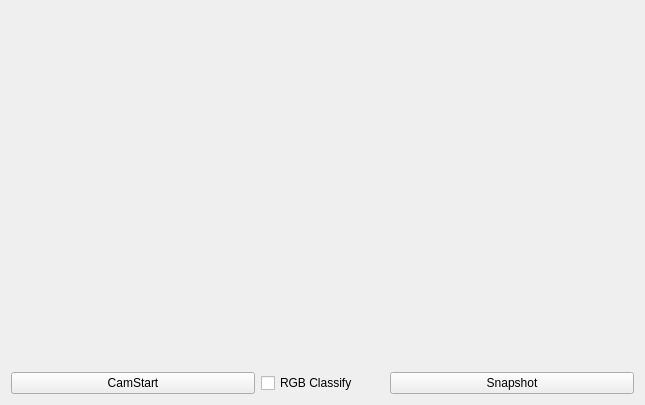
<?xml version="1.0" encoding="UTF-8"?>
<ui version="4.0">
 <class>Tab7CamOpencv</class>
 <widget class="QWidget" name="Tab7CamOpencv">
  <property name="geometry">
   <rect>
    <x>0</x>
    <y>0</y>
    <width>645</width>
    <height>405</height>
   </rect>
  </property>
  <property name="windowTitle">
   <string>Form</string>
  </property>
  <layout class="QVBoxLayout" name="verticalLayout_2">
   <item>
    <layout class="QVBoxLayout" name="verticalLayout" stretch="0,1">
     <item>
      <widget class="QLabel" name="plabelCamView">
       <property name="text">
        <string/>
       </property>
       <property name="pixmap">
        <pixmap resource="Images.qrc">:/Images/Images/display.jpg</pixmap>
       </property>
      </widget>
     </item>
     <item>
      <layout class="QHBoxLayout" name="horizontalLayout" stretch="2,1,2">
       <item>
        <widget class="QPushButton" name="pPBcamStart">
         <property name="text">
          <string>CamStart</string>
         </property>
         <property name="checkable">
          <bool>true</bool>
         </property>
         <property name="checked">
          <bool>false</bool>
         </property>
        </widget>
       </item>
       <item>
        <widget class="QCheckBox" name="pCBrgb">
         <property name="text">
          <string>RGB Classify</string>
         </property>
        </widget>
       </item>
       <item>
        <widget class="QPushButton" name="pPBsnapShot">
         <property name="text">
          <string>Snapshot</string>
         </property>
        </widget>
       </item>
      </layout>
     </item>
    </layout>
   </item>
  </layout>
 </widget>
 <resources>
  <include location="Images.qrc"/>
 </resources>
 <connections/>
</ui>
